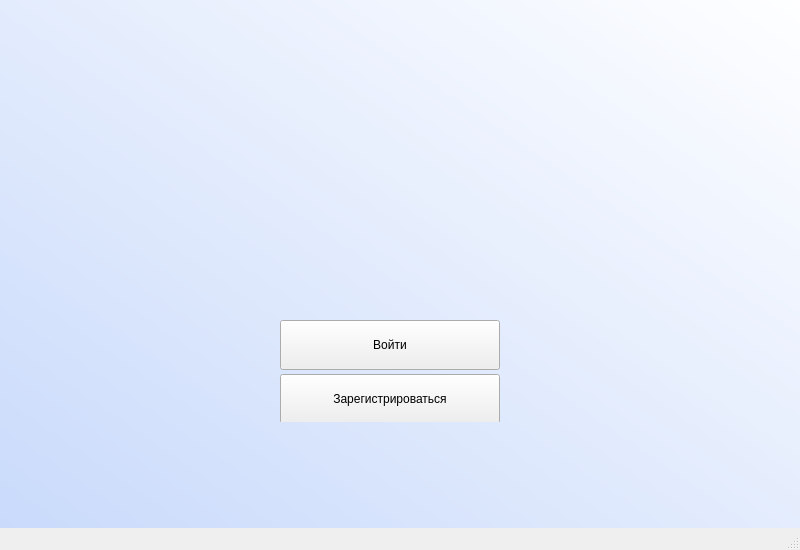
<?xml version="1.0" encoding="UTF-8"?>
<ui version="4.0">
 <class>Enter_or_reg</class>
 <widget class="QMainWindow" name="Enter_or_reg">
  <property name="geometry">
   <rect>
    <x>0</x>
    <y>0</y>
    <width>800</width>
    <height>550</height>
   </rect>
  </property>
  <property name="minimumSize">
   <size>
    <width>800</width>
    <height>550</height>
   </size>
  </property>
  <property name="maximumSize">
   <size>
    <width>800</width>
    <height>550</height>
   </size>
  </property>
  <property name="windowTitle">
   <string>MainWindow</string>
  </property>
  <widget class="QWidget" name="centralwidget">
   <widget class="QWidget" name="layoutWidget">
    <property name="geometry">
     <rect>
      <x>280</x>
      <y>320</y>
      <width>222</width>
      <height>102</height>
     </rect>
    </property>
    <layout class="QVBoxLayout" name="verticalLayout">
     <item>
      <widget class="QPushButton" name="pushButton">
       <property name="minimumSize">
        <size>
         <width>220</width>
         <height>50</height>
        </size>
       </property>
       <property name="maximumSize">
        <size>
         <width>220</width>
         <height>50</height>
        </size>
       </property>
       <property name="styleSheet">
        <string notr="true"/>
       </property>
       <property name="text">
        <string>Войти</string>
       </property>
      </widget>
     </item>
     <item>
      <widget class="QPushButton" name="pushButton_2">
       <property name="minimumSize">
        <size>
         <width>220</width>
         <height>50</height>
        </size>
       </property>
       <property name="maximumSize">
        <size>
         <width>220</width>
         <height>50</height>
        </size>
       </property>
       <property name="styleSheet">
        <string notr="true"/>
       </property>
       <property name="text">
        <string>Зарегистрироваться</string>
       </property>
      </widget>
     </item>
    </layout>
   </widget>
   <widget class="QLabel" name="label">
    <property name="geometry">
     <rect>
      <x>290</x>
      <y>80</y>
      <width>200</width>
      <height>200</height>
     </rect>
    </property>
    <property name="minimumSize">
     <size>
      <width>200</width>
      <height>200</height>
     </size>
    </property>
    <property name="maximumSize">
     <size>
      <width>200</width>
      <height>200</height>
     </size>
    </property>
    <property name="styleSheet">
     <string notr="true">background-image: url(logo.png); background-repeat: no-repeat; background-position: center; </string>
    </property>
    <property name="text">
     <string/>
    </property>
   </widget>
   <widget class="QLabel" name="label_6">
    <property name="geometry">
     <rect>
      <x>0</x>
      <y>-20</y>
      <width>800</width>
      <height>550</height>
     </rect>
    </property>
    <property name="minimumSize">
     <size>
      <width>600</width>
      <height>400</height>
     </size>
    </property>
    <property name="maximumSize">
     <size>
      <width>800</width>
      <height>550</height>
     </size>
    </property>
    <property name="styleSheet">
     <string notr="true">background: qlineargradient(spread:pad, x1:0, y1:1, x2:1, y2:0, stop:0 rgba(201, 218, 251, 255), stop:1 rgba(255, 255, 255, 255))</string>
    </property>
    <property name="text">
     <string/>
    </property>
   </widget>
   <zorder>label_6</zorder>
   <zorder>layoutWidget</zorder>
   <zorder>label</zorder>
  </widget>
  <widget class="QMenuBar" name="menubar">
   <property name="geometry">
    <rect>
     <x>0</x>
     <y>0</y>
     <width>800</width>
     <height>22</height>
    </rect>
   </property>
  </widget>
  <widget class="QStatusBar" name="statusbar"/>
 </widget>
 <resources/>
 <connections/>
</ui>
